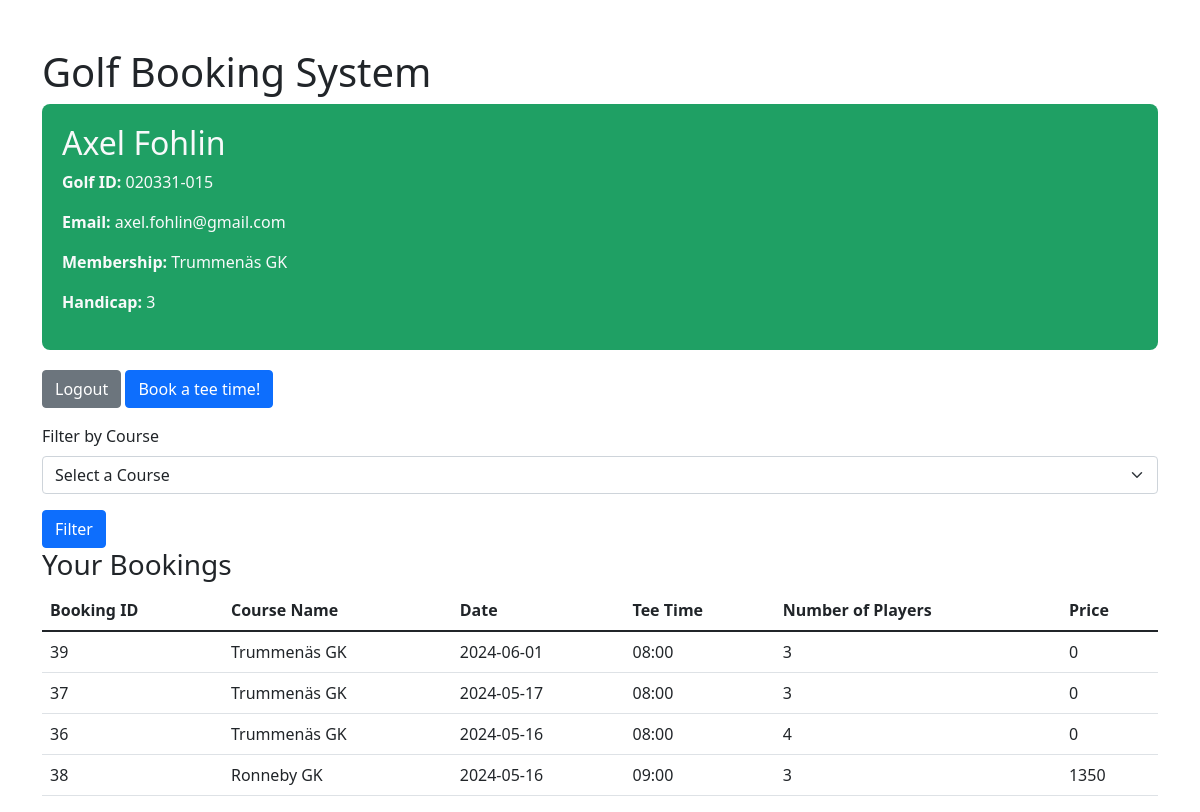
Screenshot of /profile (signed in) with the database file from the repository.
### tables this page shows
CREATE TABLE players (golf_id TEXT (100) PRIMARY KEY, password TEXT (100), email TEXT (100), first_name TEXT (100), last_name TEXT (100), hcp NUMERIC (255));

CREATE TABLE courses (club_id INTEGER PRIMARY KEY AUTOINCREMENT, region TEXT (100), club_name TEXT (100), hcp_limit NUMERIC, greenfee NUMERIC);

CREATE TABLE bookings (booking_id INTEGER PRIMARY KEY AUTOINCREMENT, club_id INTEGER REFERENCES courses (club_id), golf_id TEXT (100) REFERENCES players (golf_id), number_of_players INTEGER (4), date TEXT (100), tee_time TEXT (100), price NUMERIC (1000));

### app.py (the view)
@app.route('/profile')
def profile():
    golf_id = session.get('golf_id')
    club_id = request.args.get('club_id')
    user_details = query_database("SELECT players.first_name, players.last_name, players.golf_id, players.email, players.hcp, courses.club_name FROM players JOIN membership ON players.golf_id = membership.golf_id JOIN courses ON membership.club_id = courses.club_id WHERE players.golf_id = ?", [golf_id], one=True)
    courses = query_database("SELECT club_id, club_name FROM courses")
    query = """
        SELECT bookings.booking_id, bookings.club_id, bookings.date, bookings.tee_time, bookings.number_of_players, bookings.price, courses.club_name
        FROM bookings
        JOIN courses ON bookings.club_id = courses.club_id
        WHERE bookings.golf_id = ?
    """
    params = [golf_id]
    if club_id:
        query += " AND bookings.club_id = ?"
        params.append(club_id)
    query += " ORDER BY bookings.date DESC, bookings.tee_time ASC"
    booking_history = query_database(query, params)
    return render_template('profile.html', user=user_details, bookings=booking_history, courses=courses)

### database.py (called while the page is built, shortened)
def get_database():
    database = getattr(g, '_database', None)
    if database is None:
        database = g._database = sqlite3.connect(DATABASE)
        database.row_factory = sqlite3.Row
    return database

def close_database(exception=None):
    database = getattr(g, '_database', None)
    if database is not None:
        database.close()

def query_database(query, args=(), one=False, commit=False):
    cur = get_database().execute(query, args)
    rv = cur.fetchall()
    cur.close()
    return (rv[0] if rv else None) if one else rv

### website/template/profile.html (shortened to what this page needs)
<!DOCTYPE html>
<html lang="en">
<head>
    <link href="https://cdn.jsdelivr.net/npm/bootstrap@5.1.3/dist/css/bootstrap.min.css" rel="stylesheet">
</head>
<body>
    <div class="container mt-5" >
        <h1>Golf Booking System</h1>
        <div style="background-color: #1fa064; padding: 20px; border-radius: 8px; margin-bottom: 20px;">
            <h2
            class="text-light">{{ user['first_name'] }} {{ user['last_name'] }}</h2>
            <p
            class="text-light"> <strong>Golf ID:</strong> {{ user['golf_id'] }}</p>
            <p
            class="text-light"><strong>Email:</strong> {{ user['Email'] }}</p>
            <p
            class="text-light"> <strong>Membership:</strong> {{ user['club_name'] }}</p>
            <p
            class="text-light"> <strong>Handicap:</strong> {{ user['HCP'] }}</p>
        </div>
        <div class="mb-3">
            <a href="{{ url_for('logout') }}" class="btn btn-secondary">Logout</a>
            <a href="{{ url_for('show_courses') }}" class="btn btn-primary">Book a tee time!</a>
        </div>
        <form action="{{ url_for('profile') }}" method="get">
            <div class="mb-3">
                <label for="club_id" class="form-label">Filter by Course</label>
                <select class="form-select" id="club_id" name="club_id">
                    <option value="">Select a Course</option>
                </select>
            </div>
            <button type="submit" class="btn btn-primary">Filter</button>
        </form>
        <h3>Your Bookings</h3>
        <table class="table">
            <thead>
                <tr>
                    <th>Booking ID</th>
                    <th>Course Name</th>
                    <th>Date</th>
                    <th>Tee Time</th>
                    <th>Number of Players</th>
                    <th>Price</th>
                </tr>
            </thead>
            <tbody>
                {% for booking in bookings %}
                <tr>
                    <td>{{ booking['booking_id'] }}</td>
                    <td>{{ booking['club_name'] }}</td>
                    <td>{{ booking['date'] }}</td>
                    <td>{{ booking['tee_time'] }}</td>
                    <td>{{ booking['number_of_players'] }}</td>
                    <td>{{ booking['price'] }}</td>
                </tr>
                {% endfor %}
            </tbody>
        </table>
    </div>
</body>
</html>

### rows the page displays
players: first_name "Axel", last_name "Fohlin", golf_id "020331-015", Email "axel.fohlin@gmail.com", HCP "3"
courses: club_name "Trummenäs GK"
bookings: booking_id "39", club_name "Trummenäs GK", date "2024-06-01", tee_time "08:00", number_of_players "3", price "0"
bookings: booking_id "37", club_name "Trummenäs GK", date "2024-05-17", tee_time "08:00", number_of_players "3", price "0"
bookings: booking_id "36", club_name "Trummenäs GK", date "2024-05-16", tee_time "08:00", number_of_players "4", price "0"
bookings: booking_id "38", club_name "Ronneby GK", date "2024-05-16", tee_time "09:00", number_of_players "3", price "1350"
